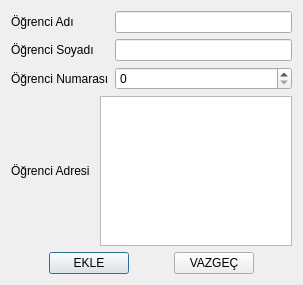
<?xml version="1.0" encoding="UTF-8"?>
<ui version="4.0">
 <class>yeniOgrenciGiris</class>
 <widget class="QDialog" name="yeniOgrenciGiris">
  <property name="geometry">
   <rect>
    <x>0</x>
    <y>0</y>
    <width>303</width>
    <height>285</height>
   </rect>
  </property>
  <property name="minimumSize">
   <size>
    <width>303</width>
    <height>285</height>
   </size>
  </property>
  <property name="maximumSize">
   <size>
    <width>440</width>
    <height>370</height>
   </size>
  </property>
  <property name="windowTitle">
   <string>ÖĞRENCİ EKLE</string>
  </property>
  <layout class="QGridLayout" name="gridLayout_2">
   <item row="0" column="0">
    <layout class="QGridLayout" name="gridLayout">
     <item row="0" column="0">
      <widget class="QLabel" name="label_OgrenciAdi">
       <property name="text">
        <string>Öğrenci Adı</string>
       </property>
      </widget>
     </item>
     <item row="0" column="2">
      <widget class="QLineEdit" name="lineEdit_OgrenciAdi"/>
     </item>
     <item row="1" column="0">
      <widget class="QLabel" name="label_OgrenciSoyadi">
       <property name="text">
        <string>Öğrenci Soyadı</string>
       </property>
      </widget>
     </item>
     <item row="1" column="2">
      <widget class="QLineEdit" name="lineEdit_OgrenciSoyadi"/>
     </item>
     <item row="2" column="0" colspan="2">
      <widget class="QLabel" name="label_OgrenciNumarasi">
       <property name="text">
        <string>Öğrenci Numarası</string>
       </property>
      </widget>
     </item>
     <item row="2" column="2">
      <widget class="QSpinBox" name="spinBox_OgrenciNumarasi">
       <property name="maximum">
        <number>999999999</number>
       </property>
      </widget>
     </item>
     <item row="3" column="0">
      <widget class="QLabel" name="label_OgrenciAdresi">
       <property name="text">
        <string>Öğrenci Adresi</string>
       </property>
      </widget>
     </item>
     <item row="3" column="1" colspan="2">
      <widget class="QPlainTextEdit" name="plainTextEdit_OgrenciAdresi"/>
     </item>
    </layout>
   </item>
   <item row="2" column="0">
    <layout class="QHBoxLayout" name="horizontalLayout_5">
     <item>
      <spacer name="horizontalSpacer">
       <property name="orientation">
        <enum>Qt::Horizontal</enum>
       </property>
       <property name="sizeHint" stdset="0">
        <size>
         <width>40</width>
         <height>20</height>
        </size>
       </property>
      </spacer>
     </item>
     <item>
      <widget class="QPushButton" name="pushButton_Ekle">
       <property name="text">
        <string>EKLE</string>
       </property>
       <property name="icon">
        <iconset resource="../../kaynaklar.qrc">
         <normaloff>:/resimler/resimler/resimler</normaloff>:/resimler/resimler/resimler</iconset>
       </property>
      </widget>
     </item>
     <item>
      <spacer name="horizontalSpacer_3">
       <property name="orientation">
        <enum>Qt::Horizontal</enum>
       </property>
       <property name="sizeHint" stdset="0">
        <size>
         <width>40</width>
         <height>20</height>
        </size>
       </property>
      </spacer>
     </item>
     <item>
      <widget class="QPushButton" name="pushButton_Vazgec">
       <property name="text">
        <string>VAZGEÇ</string>
       </property>
       <property name="icon">
        <iconset resource="../../kaynaklar.qrc">
         <normaloff>:/resimler/resimler/okulOtomasyonu</normaloff>:/resimler/resimler/okulOtomasyonu</iconset>
       </property>
      </widget>
     </item>
     <item>
      <spacer name="horizontalSpacer_2">
       <property name="orientation">
        <enum>Qt::Horizontal</enum>
       </property>
       <property name="sizeHint" stdset="0">
        <size>
         <width>40</width>
         <height>20</height>
        </size>
       </property>
      </spacer>
     </item>
    </layout>
   </item>
   <item row="1" column="0">
    <spacer name="verticalSpacer">
     <property name="orientation">
      <enum>Qt::Vertical</enum>
     </property>
     <property name="sizeHint" stdset="0">
      <size>
       <width>20</width>
       <height>40</height>
      </size>
     </property>
    </spacer>
   </item>
  </layout>
 </widget>
 <resources>
  <include location="../../kaynaklar.qrc"/>
 </resources>
 <connections>
  <connection>
   <sender>lineEdit_OgrenciAdi</sender>
   <signal>textChanged(QString)</signal>
   <receiver>yeniOgrenciGiris</receiver>
   <slot>GorselDegisti()</slot>
   <hints>
    <hint type="sourcelabel">
     <x>233</x>
     <y>31</y>
    </hint>
    <hint type="destinationlabel">
     <x>34</x>
     <y>303</y>
    </hint>
   </hints>
  </connection>
  <connection>
   <sender>lineEdit_OgrenciSoyadi</sender>
   <signal>textChanged(QString)</signal>
   <receiver>yeniOgrenciGiris</receiver>
   <slot>GorselDegisti()</slot>
   <hints>
    <hint type="sourcelabel">
     <x>167</x>
     <y>55</y>
    </hint>
    <hint type="destinationlabel">
     <x>49</x>
     <y>311</y>
    </hint>
   </hints>
  </connection>
  <connection>
   <sender>plainTextEdit_OgrenciAdresi</sender>
   <signal>textChanged()</signal>
   <receiver>yeniOgrenciGiris</receiver>
   <slot>GorselDegisti()</slot>
   <hints>
    <hint type="sourcelabel">
     <x>261</x>
     <y>185</y>
    </hint>
    <hint type="destinationlabel">
     <x>286</x>
     <y>311</y>
    </hint>
   </hints>
  </connection>
  <connection>
   <sender>pushButton_Vazgec</sender>
   <signal>clicked()</signal>
   <receiver>yeniOgrenciGiris</receiver>
   <slot>reject()</slot>
   <hints>
    <hint type="sourcelabel">
     <x>253</x>
     <y>274</y>
    </hint>
    <hint type="destinationlabel">
     <x>346</x>
     <y>268</y>
    </hint>
   </hints>
  </connection>
  <connection>
   <sender>spinBox_OgrenciNumarasi</sender>
   <signal>valueChanged(int)</signal>
   <receiver>yeniOgrenciGiris</receiver>
   <slot>GorselDegisti()</slot>
   <hints>
    <hint type="sourcelabel">
     <x>117</x>
     <y>75</y>
    </hint>
    <hint type="destinationlabel">
     <x>29</x>
     <y>244</y>
    </hint>
   </hints>
  </connection>
 </connections>
 <slots>
  <slot>GorselDegisti()</slot>
 </slots>
</ui>
